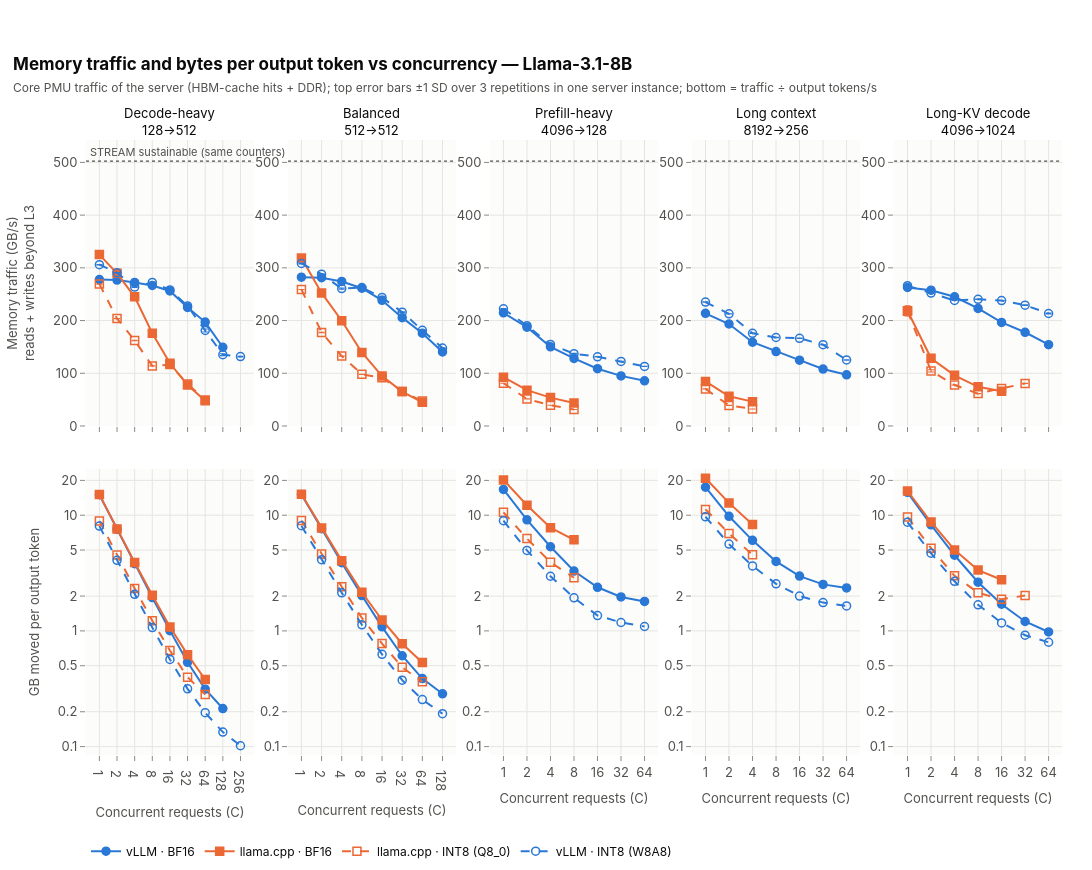

Write notebook code for a chart like this one.
### Code cell
fig = plots.concurrency_grid(pv, [
    plots.Panel("mem_total_gbs_mean", "Memory traffic (GB/s)<br>reads + writes beyond L3", "GB/s", share_y=True, fmt=".0f",
                reference=(memory.stream_ceiling(pts), "STREAM sustainable (same counters)")),
    plots.Panel("bytes_per_output_token_mb_mean", "GB moved per output token", "GB", scale=1e-3, log_y=True, share_y=True,
                error=None, fmt=".2f"),
], title=f"Memory traffic and bytes per output token vs concurrency — {registry.model_label(MODEL)}",
   subtitle="Core PMU traffic of the server (HBM-cache hits + DDR); top error bars ±1 SD over 3 repetitions in one server "
            "instance; bottom = traffic ÷ output tokens/s")
fig.show()
export_figure(fig, "traffic_and_bytes_per_token", source=NOTEBOOK,
              caption="Server memory traffic (top, with the STREAM ceiling) and memory bytes per output token (bottom) vs "
                      "concurrency, 8B. Error bars: ±1 SD over the 3 repetitions of one server instance.")

### Figure 1 — Plotly figure (JSON) as saved in the notebook; plotly's stock layout.template omitted (floating-point values rounded to 4 significant figures)
{"data": [{"customdata": [[0.6282, 3.0], [0.1855, 3.0], [0.1999, 3.0], [0.1582, 3.0], [2.028, 3.0], [1.85, 3.0], [0.4625, 3.0], [0.4019, 3.0]], "error_y": {"array": [0.6282, 0.1855, 0.1999, 0.1582, 2.028, 1.85, 0.4625, 0.4019], "color": "#2a78d6", "thickness": 1.1, "type": "data", "width": 3}, "hovertemplate": "<b>vLLM · BF16</b><br>C = %{x}<br>Memory traffic (GB/s): %{y:.0f} GB/s ± %{customdata[0]:.0f}<br>repetitions: %{customdata[1]}<extra></extra>", "legendgroup": "vllm_bf16", "line": {"color": "#2a78d6", "dash": "solid", "width": 2.0}, "marker": {"color": "#2a78d6", "line": {"color": "#2a78d6", "width": 1.5}, "size": 8, "symbol": "circle"}, "mode": "lines+markers", "name": "vLLM · BF16", "showlegend": true, "type": "scatter", "x": [1, 2, 4, 8, 16, 32, 64, 128], "xaxis": "x", "y": [277.8, 276.8, 272.3, 266.5, 256.2, 224.8, 197.1, 149.4], "yaxis": "y"}, {"customdata": [[0.1718, 3.0], [0.2294, 3.0], [0.06004, 3.0], [0.1626, 3.0], [0.2615, 3.0], [0.1108, 3.0], [0.1004, 3.0]], "error_y": {"array": [0.1718, 0.2294, 0.06004, 0.1626, 0.2615, 0.1108, 0.1004], "color": "#eb6834", "thickness": 1.1, "type": "data", "width": 3}, "hovertemplate": "<b>llama.cpp · BF16</b><br>C = %{x}<br>Memory traffic (GB/s): %{y:.0f} GB/s ± %{customdata[0]:.0f}<br>repetitions: %{customdata[1]}<extra></extra>", "legendgroup": "llama_cpp_bf16", "line": {"color": "#eb6834", "dash": "solid", "width": 2.0}, "marker": {"color": "#eb6834", "line": {"color": "#eb6834", "width": 1.5}, "size": 8, "symbol": "square"}, "mode": "lines+markers", "name": "llama.cpp · BF16", "showlegend": true, "type": "scatter", "x": [1, 2, 4, 8, 16, 32, 64], "xaxis": "x", "y": [325.2, 289.6, 245.0, 175.9, 118.9, 77.62, 47.72], "yaxis": "y"}, {"customdata": [[0.1358, 3.0], [0.1873, 3.0], [0.296, 3.0], [0.1248, 3.0], [0.295, 3.0], [0.05862, 3.0], [0.322, 3.0]], "error_y": {"array": [0.1358, 0.1873, 0.296, 0.1248, 0.295, 0.05862, 0.322], "color": "#eb6834", "thickness": 1.1, "type": "data", "width": 3}, "hovertemplate": "<b>llama.cpp · INT8 (Q8_0)</b><br>C = %{x}<br>Memory traffic (GB/s): %{y:.0f} GB/s ± %{customdata[0]:.0f}<br>repetitions: %{customdata[1]}<extra></extra>", "legendgroup": "llama_cpp_int8", "line": {"color": "#eb6834", "dash": "dash", "width": 2.0}, "marker": {"color": "#eb6834", "line": {"color": "#eb6834", "width": 1.5}, "size": 8, "symbol": "square-open"}, "mode": "lines+markers", "name": "llama.cpp · INT8 (Q8_0)", "showlegend": true, "type": "scatter", "x": [1, 2, 4, 8, 16, 32, 64], "xaxis": "x", "y": [269.3, 203.7, 162.3, 113.9, 116.5, 79.8, 49.22], "yaxis": "y"}, {"customdata": [[0.2707, 3.0], [0.2919, 3.0], [0.474, 3.0], [0.8746, 3.0], [1.613, 3.0], [0.2756, 3.0], [2.96, 3.0], [1.843, 3.0], [0.4187, 3.0]], "error_y": {"array": [0.2707, 0.2919, 0.474, 0.8746, 1.613, 0.2756, 2.96, 1.843, 0.4187], "color": "#2a78d6", "thickness": 1.1, "type": "data", "width": 3}, "hovertemplate": "<b>vLLM · INT8 (W8A8)</b><br>C = %{x}<br>Memory traffic (GB/s): %{y:.0f} GB/s ± %{customdata[0]:.0f}<br>repetitions: %{customdata[1]}<extra></extra>", "legendgroup": "vllm_int8", "line": {"color": "#2a78d6", "dash": "dash", "width": 2.0}, "marker": {"color": "#2a78d6", "line": {"color": "#2a78d6", "width": 1.5}, "size": 8, "symbol": "circle-open"}, "mode": "lines+markers", "name": "vLLM · INT8 (W8A8)", "showlegend": true, "type": "scatter", "x": [1, 2, 4, 8, 16, 32, 64, 128, 256], "xaxis": "x", "y": [305.9, 290.5, 263.5, 272.3, 258.1, 227.7, 181.1, 135.2, 131.6], "yaxis": "y"}, {"customdata": [[0.4717, 3.0], [0.01067, 3.0], [0.1222, 3.0], [0.8275, 3.0], [0.0966, 3.0], [1.82, 3.0], [1.998, 3.0], [0.9607, 3.0]], "error_y": {"array": [0.4717, 0.01067, 0.1222, 0.8275, 0.0966, 1.82, 1.998, 0.9607], "color": "#2a78d6", "thickness": 1.1, "type": "data", "width": 3}, "hovertemplate": "<b>vLLM · BF16</b><br>C = %{x}<br>Memory traffic (GB/s): %{y:.0f} GB/s ± %{customdata[0]:.0f}<br>repetitions: %{customdata[1]}<extra></extra>", "legendgroup": "vllm_bf16", "line": {"color": "#2a78d6", "dash": "solid", "width": 2.0}, "marker": {"color": "#2a78d6", "line": {"color": "#2a78d6", "width": 1.5}, "size": 8, "symbol": "circle"}, "mode": "lines+markers", "name": "vLLM · BF16", "showlegend": false, "type": "scatter", "x": [1, 2, 4, 8, 16, 32, 64, 128], "xaxis": "x2", "y": [282.2, 281.3, 274.1, 261.3, 238.5, 205.5, 176.0, 140.5], "yaxis": "y2"}, {"customdata": [[0.125, 3.0], [0.2642, 3.0], [0.02442, 3.0], [0.1047, 3.0], [0.1181, 3.0], [0.08594, 3.0], [0.03908, 3.0]], "error_y": {"array": [0.125, 0.2642, 0.02442, 0.1047, 0.1181, 0.08594, 0.03908], "color": "#eb6834", "thickness": 1.1, "type": "data", "width": 3}, "hovertemplate": "<b>llama.cpp · BF16</b><br>C = %{x}<br>Memory traffic (GB/s): %{y:.0f} GB/s ± %{customdata[0]:.0f}<br>repetitions: %{customdata[1]}<extra></extra>", "legendgroup": "llama_cpp_bf16", "line": {"color": "#eb6834", "dash": "solid", "width": 2.0}, "marker": {"color": "#eb6834", "line": {"color": "#eb6834", "width": 1.5}, "size": 8, "symbol": "square"}, "mode": "lines+markers", "name": "llama.cpp · BF16", "showlegend": false, "type": "scatter", "x": [1, 2, 4, 8, 16, 32, 64], "xaxis": "x2", "y": [318.6, 252.3, 199.6, 139.4, 94.7, 65.2, 44.8], "yaxis": "y2"}, {"customdata": [[0.01303, 3.0], [0.2986, 3.0], [0.09675, 3.0], [0.09534, 3.0], [0.07741, 3.0], [0.1449, 3.0], [0.05952, 3.0]], "error_y": {"array": [0.01303, 0.2986, 0.09675, 0.09534, 0.07741, 0.1449, 0.05952], "color": "#eb6834", "thickness": 1.1, "type": "data", "width": 3}, "hovertemplate": "<b>llama.cpp · INT8 (Q8_0)</b><br>C = %{x}<br>Memory traffic (GB/s): %{y:.0f} GB/s ± %{customdata[0]:.0f}<br>repetitions: %{customdata[1]}<extra></extra>", "legendgroup": "llama_cpp_int8", "line": {"color": "#eb6834", "dash": "dash", "width": 2.0}, "marker": {"color": "#eb6834", "line": {"color": "#eb6834", "width": 1.5}, "size": 8, "symbol": "square-open"}, "mode": "lines+markers", "name": "llama.cpp · INT8 (Q8_0)", "showlegend": false, "type": "scatter", "x": [1, 2, 4, 8, 16, 32, 64], "xaxis": "x2", "y": [258.8, 177.4, 132.6, 97.95, 91.55, 65.29, 47.27], "yaxis": "y2"}, {"customdata": [[0.9468, 3.0], [0.3273, 3.0], [1.211, 3.0], [1.059, 3.0], [2.104, 3.0], [1.017, 3.0], [0.8486, 3.0], [0.562, 3.0]], "error_y": {"array": [0.9468, 0.3273, 1.211, 1.059, 2.104, 1.017, 0.8486, 0.562], "color": "#2a78d6", "thickness": 1.1, "type": "data", "width": 3}, "hovertemplate": "<b>vLLM · INT8 (W8A8)</b><br>C = %{x}<br>Memory traffic (GB/s): %{y:.0f} GB/s ± %{customdata[0]:.0f}<br>repetitions: %{customdata[1]}<extra></extra>", "legendgroup": "vllm_int8", "line": {"color": "#2a78d6", "dash": "dash", "width": 2.0}, "marker": {"color": "#2a78d6", "line": {"color": "#2a78d6", "width": 1.5}, "size": 8, "symbol": "circle-open"}, "mode": "lines+markers", "name": "vLLM · INT8 (W8A8)", "showlegend": false, "type": "scatter", "x": [1, 2, 4, 8, 16, 32, 64, 128], "xaxis": "x2", "y": [308.3, 288.0, 260.6, 262.7, 243.8, 215.8, 181.6, 147.9], "yaxis": "y2"}, {"customdata": [[0.614, 3.0], [0.1671, 3.0], [1.195, 3.0], [1.444, 3.0], [0.2731, 3.0], [0.1791, 3.0], [0.1164, 3.0]], "error_y": {"array": [0.614, 0.1671, 1.195, 1.444, 0.2731, 0.1791, 0.1164], "color": "#2a78d6", "thickness": 1.1, "type": "data", "width": 3}, "hovertemplate": "<b>vLLM · BF16</b><br>C = %{x}<br>Memory traffic (GB/s): %{y:.0f} GB/s ± %{customdata[0]:.0f}<br>repetitions: %{customdata[1]}<extra></extra>", "legendgroup": "vllm_bf16", "line": {"color": "#2a78d6", "dash": "solid", "width": 2.0}, "marker": {"color": "#2a78d6", "line": {"color": "#2a78d6", "width": 1.5}, "size": 8, "symbol": "circle"}, "mode": "lines+markers", "name": "vLLM · BF16", "showlegend": false, "type": "scatter", "x": [1, 2, 4, 8, 16, 32, 64], "xaxis": "x3", "y": [214.7, 187.3, 150.1, 128.1, 108.7, 95.03, 85.7], "yaxis": "y3"}, {"customdata": [[0.06014, 3.0], [0.0857, 3.0], [0.02686, 3.0], [0.007025, 3.0]], "error_y": {"array": [0.06014, 0.0857, 0.02686, 0.007025], "color": "#eb6834", "thickness": 1.1, "type": "data", "width": 3}, "hovertemplate": "<b>llama.cpp · BF16</b><br>C = %{x}<br>Memory traffic (GB/s): %{y:.0f} GB/s ± %{customdata[0]:.0f}<br>repetitions: %{customdata[1]}<extra></extra>", "legendgroup": "llama_cpp_bf16", "line": {"color": "#eb6834", "dash": "solid", "width": 2.0}, "marker": {"color": "#eb6834", "line": {"color": "#eb6834", "width": 1.5}, "size": 8, "symbol": "square"}, "mode": "lines+markers", "name": "llama.cpp · BF16", "showlegend": false, "type": "scatter", "x": [1, 2, 4, 8], "xaxis": "x3", "y": [92.61, 67.94, 53.8, 43.74], "yaxis": "y3"}, {"customdata": [[0.05817, 3.0], [0.0519, 3.0], [0.117, 3.0], [0.0153, 3.0]], "error_y": {"array": [0.05817, 0.0519, 0.117, 0.0153], "color": "#eb6834", "thickness": 1.1, "type": "data", "width": 3}, "hovertemplate": "<b>llama.cpp · INT8 (Q8_0)</b><br>C = %{x}<br>Memory traffic (GB/s): %{y:.0f} GB/s ± %{customdata[0]:.0f}<br>repetitions: %{customdata[1]}<extra></extra>", "legendgroup": "llama_cpp_int8", "line": {"color": "#eb6834", "dash": "dash", "width": 2.0}, "marker": {"color": "#eb6834", "line": {"color": "#eb6834", "width": 1.5}, "size": 8, "symbol": "square-open"}, "mode": "lines+markers", "name": "llama.cpp · INT8 (Q8_0)", "showlegend": false, "type": "scatter", "x": [1, 2, 4, 8], "xaxis": "x3", "y": [81.1, 51.3, 39.31, 31.37], "yaxis": "y3"}, {"customdata": [[0.5229, 3.0], [1.032, 3.0], [0.9727, 3.0], [0.6368, 3.0], [0.4205, 3.0], [0.5, 3.0], [0.1441, 3.0]], "error_y": {"array": [0.5229, 1.032, 0.9727, 0.6368, 0.4205, 0.5, 0.1441], "color": "#2a78d6", "thickness": 1.1, "type": "data", "width": 3}, "hovertemplate": "<b>vLLM · INT8 (W8A8)</b><br>C = %{x}<br>Memory traffic (GB/s): %{y:.0f} GB/s ± %{customdata[0]:.0f}<br>repetitions: %{customdata[1]}<extra></extra>", "legendgroup": "vllm_int8", "line": {"color": "#2a78d6", "dash": "dash", "width": 2.0}, "marker": {"color": "#2a78d6", "line": {"color": "#2a78d6", "width": 1.5}, "size": 8, "symbol": "circle-open"}, "mode": "lines+markers", "name": "vLLM · INT8 (W8A8)", "showlegend": false, "type": "scatter", "x": [1, 2, 4, 8, 16, 32, 64], "xaxis": "x3", "y": [222.3, 190.3, 154.7, 137.2, 131.3, 122.4, 113.1], "yaxis": "y3"}, {"customdata": [[0.3258, 3.0], [0.3379, 3.0], [0.2882, 3.0], [0.2386, 3.0], [0.08058, 3.0], [0.08283, 3.0], [0.03107, 3.0]], "error_y": {"array": [0.3258, 0.3379, 0.2882, 0.2386, 0.08058, 0.08283, 0.03107], "color": "#2a78d6", "thickness": 1.1, "type": "data", "width": 3}, "hovertemplate": "<b>vLLM · BF16</b><br>C = %{x}<br>Memory traffic (GB/s): %{y:.0f} GB/s ± %{customdata[0]:.0f}<br>repetitions: %{customdata[1]}<extra></extra>", "legendgroup": "vllm_bf16", "line": {"color": "#2a78d6", "dash": "solid", "width": 2.0}, "marker": {"color": "#2a78d6", "line": {"color": "#2a78d6", "width": 1.5}, "size": 8, "symbol": "circle"}, "mode": "lines+markers", "name": "vLLM · BF16", "showlegend": false, "type": "scatter", "x": [1, 2, 4, 8, 16, 32, 64], "xaxis": "x4", "y": [213.7, 193.4, 158.8, 141.2, 124.8, 108.0, 97.07], "yaxis": "y4"}, {"customdata": [[0.06819, 3.0], [0.08432, 3.0], [0.009581, 3.0]], "error_y": {"array": [0.06819, 0.08432, 0.009581], "color": "#eb6834", "thickness": 1.1, "type": "data", "width": 3}, "hovertemplate": "<b>llama.cpp · BF16</b><br>C = %{x}<br>Memory traffic (GB/s): %{y:.0f} GB/s ± %{customdata[0]:.0f}<br>repetitions: %{customdata[1]}<extra></extra>", "legendgroup": "llama_cpp_bf16", "line": {"color": "#eb6834", "dash": "solid", "width": 2.0}, "marker": {"color": "#eb6834", "line": {"color": "#eb6834", "width": 1.5}, "size": 8, "symbol": "square"}, "mode": "lines+markers", "name": "llama.cpp · BF16", "showlegend": false, "type": "scatter", "x": [1, 2, 4], "xaxis": "x4", "y": [84.56, 56.41, 46.19], "yaxis": "y4"}, {"customdata": [[0.09953, 3.0], [0.05252, 3.0], [0.03222, 3.0]], "error_y": {"array": [0.09953, 0.05252, 0.03222], "color": "#eb6834", "thickness": 1.1, "type": "data", "width": 3}, "hovertemplate": "<b>llama.cpp · INT8 (Q8_0)</b><br>C = %{x}<br>Memory traffic (GB/s): %{y:.0f} GB/s ± %{customdata[0]:.0f}<br>repetitions: %{customdata[1]}<extra></extra>", "legendgroup": "llama_cpp_int8", "line": {"color": "#eb6834", "dash": "dash", "width": 2.0}, "marker": {"color": "#eb6834", "line": {"color": "#eb6834", "width": 1.5}, "size": 8, "symbol": "square-open"}, "mode": "lines+markers", "name": "llama.cpp · INT8 (Q8_0)", "showlegend": false, "type": "scatter", "x": [1, 2, 4], "xaxis": "x4", "y": [70.3, 39.0, 32.31], "yaxis": "y4"}, {"customdata": [[0.3853, 3.0], [0.1494, 3.0], [0.2391, 3.0], [0.5803, 3.0], [0.235, 3.0], [0.01637, 3.0], [0.5051, 3.0]], "error_y": {"array": [0.3853, 0.1494, 0.2391, 0.5803, 0.235, 0.01637, 0.5051], "color": "#2a78d6", "thickness": 1.1, "type": "data", "width": 3}, "hovertemplate": "<b>vLLM · INT8 (W8A8)</b><br>C = %{x}<br>Memory traffic (GB/s): %{y:.0f} GB/s ± %{customdata[0]:.0f}<br>repetitions: %{customdata[1]}<extra></extra>", "legendgroup": "vllm_int8", "line": {"color": "#2a78d6", "dash": "dash", "width": 2.0}, "marker": {"color": "#2a78d6", "line": {"color": "#2a78d6", "width": 1.5}, "size": 8, "symbol": "circle-open"}, "mode": "lines+markers", "name": "vLLM · INT8 (W8A8)", "showlegend": false, "type": "scatter", "x": [1, 2, 4, 8, 16, 32, 64], "xaxis": "x4", "y": [235.1, 212.7, 175.8, 167.9, 166.4, 154.1, 125.2], "yaxis": "y4"}, {"customdata": [[0.1435, 3.0], [0.2108, 3.0], [0.209, 3.0], [0.2123, 3.0], [0.5037, 3.0], [0.385, 3.0], [0.9444, 3.0]], "error_y": {"array": [0.1435, 0.2108, 0.209, 0.2123, 0.5037, 0.385, 0.9444], "color": "#2a78d6", "thickness": 1.1, "type": "data", "width": 3}, "hovertemplate": "<b>vLLM · BF16</b><br>C = %{x}<br>Memory traffic (GB/s): %{y:.0f} GB/s ± %{customdata[0]:.0f}<br>repetitions: %{customdata[1]}<extra></extra>", "legendgroup": "vllm_bf16", "line": {"color": "#2a78d6", "dash": "solid", "width": 2.0}, "marker": {"color": "#2a78d6", "line": {"color": "#2a78d6", "width": 1.5}, "size": 8, "symbol": "circle"}, "mode": "lines+markers", "name": "vLLM · BF16", "showlegend": false, "type": "scatter", "x": [1, 2, 4, 8, 16, 32, 64], "xaxis": "x5", "y": [262.7, 257.6, 245.1, 223.1, 196.4, 177.8, 154.3], "yaxis": "y5"}, {"customdata": [[9.606, 3.0], [0.1902, 3.0], [2.799, 3.0], [0.7221, 3.0], [0.6026, 3.0]], "error_y": {"array": [9.606, 0.1902, 2.799, 0.7221, 0.6026], "color": "#eb6834", "thickness": 1.1, "type": "data", "width": 3}, "hovertemplate": "<b>llama.cpp · BF16</b><br>C = %{x}<br>Memory traffic (GB/s): %{y:.0f} GB/s ± %{customdata[0]:.0f}<br>repetitions: %{customdata[1]}<extra></extra>", "legendgroup": "llama_cpp_bf16", "line": {"color": "#eb6834", "dash": "solid", "width": 2.0}, "marker": {"color": "#eb6834", "line": {"color": "#eb6834", "width": 1.5}, "size": 8, "symbol": "square"}, "mode": "lines+markers", "name": "llama.cpp · BF16", "showlegend": false, "type": "scatter", "x": [1, 2, 4, 8, 16], "xaxis": "x5", "y": [218.5, 128.4, 96.08, 74.24, 65.89], "yaxis": "y5"}, {"customdata": [[0.2399, 3.0], [2.032, 3.0], [0.02699, 3.0], [0.03281, 3.0], [0.1656, 3.0], [0.03011, 3.0]], "error_y": {"array": [0.2399, 2.032, 0.02699, 0.03281, 0.1656, 0.03011], "color": "#eb6834", "thickness": 1.1, "type": "data", "width": 3}, "hovertemplate": "<b>llama.cpp · INT8 (Q8_0)</b><br>C = %{x}<br>Memory traffic (GB/s): %{y:.0f} GB/s ± %{customdata[0]:.0f}<br>repetitions: %{customdata[1]}<extra></extra>", "legendgroup": "llama_cpp_int8", "line": {"color": "#eb6834", "dash": "dash", "width": 2.0}, "marker": {"color": "#eb6834", "line": {"color": "#eb6834", "width": 1.5}, "size": 8, "symbol": "square-open"}, "mode": "lines+markers", "name": "llama.cpp · INT8 (Q8_0)", "showlegend": false, "type": "scatter", "x": [1, 2, 4, 8, 16, 32], "xaxis": "x5", "y": [217.9, 104.5, 77.65, 61.38, 71.31, 80.75], "yaxis": "y5"}, {"customdata": [[0.04366, 3.0], [0.3366, 3.0], [0.0562, 3.0], [0.4279, 3.0], [0.08734, 3.0], [0.552, 3.0], [0.7287, 3.0]], "error_y": {"array": [0.04366, 0.3366, 0.0562, 0.4279, 0.08734, 0.552, 0.7287], "color": "#2a78d6", "thickness": 1.1, "type": "data", "width": 3}, "hovertemplate": "<b>vLLM · INT8 (W8A8)</b><br>C = %{x}<br>Memory traffic (GB/s): %{y:.0f} GB/s ± %{customdata[0]:.0f}<br>repetitions: %{customdata[1]}<extra></extra>", "legendgroup": "vllm_int8", "line": {"color": "#2a78d6", "dash": "dash", "width": 2.0}, "marker": {"color": "#2a78d6", "line": {"color": "#2a78d6", "width": 1.5}, "size": 8, "symbol": "circle-open"}, "mode": "lines+markers", "name": "vLLM · INT8 (W8A8)", "showlegend": false, "type": "scatter", "x": [1, 2, 4, 8, 16, 32, 64], "xaxis": "x5", "y": [266.2, 252.1, 238.1, 240.4, 238.0, 229.1, 213.4], "yaxis": "y5"}, {"customdata": [[null, 3.0], [null, 3.0], [null, 3.0], [null, 3.0], [null, 3.0], [null, 3.0], [null, 3.0], [null, 3.0]], "hovertemplate": "<b>vLLM · BF16</b><br>C = %{x}<br>GB moved per output token: %{y:.2f} GB<br>repetitions: %{customdata[1]}<extra></extra>", "legendgroup": "vllm_bf16", "line": {"color": "#2a78d6", "dash": "solid", "width": 2.0}, "marker": {"color": "#2a78d6", "line": {"color": "#2a78d6", "width": 1.5}, "size": 8, "symbol": "circle"}, "mode": "lines+markers", "name": "vLLM · BF16", "showlegend": false, "type": "scatter", "x": [1, 2, 4, 8, 16, 32, 64, 128], "xaxis": "x6", "y": [15.03, 7.567, 3.815, 1.942, 1.005, 0.5352, 0.3137, 0.2133], "yaxis": "y6"}, {"customdata": [[null, 3.0], [null, 3.0], [null, 3.0], [null, 3.0], [null, 3.0], [null, 3.0], [null, 3.0]], "hovertemplate": "<b>llama.cpp · BF16</b><br>C = %{x}<br>GB moved per output token: %{y:.2f} GB<br>repetitions: %{customdata[1]}<extra></extra>", "legendgroup": "llama_cpp_bf16", "line": {"color": "#eb6834", "dash": "solid", "width": 2.0}, "marker": {"color": "#eb6834", "line": {"color": "#eb6834", "width": 1.5}, "size": 8, "symbol": "square"}, "mode": "lines+markers", "name": "llama.cpp · BF16", "showlegend": false, "type": "scatter", "x": [1, 2, 4, 8, 16, 32, 64], "xaxis": "x6", "y": [15.07, 7.606, 3.902, 2.031, 1.082, 0.6235, 0.3804], "yaxis": "y6"}, {"customdata": [[null, 3.0], [null, 3.0], [null, 3.0], [null, 3.0], [null, 3.0], [null, 3.0], [null, 3.0]], "hovertemplate": "<b>llama.cpp · INT8 (Q8_0)</b><br>C = %{x}<br>GB moved per output token: %{y:.2f} GB<br>repetitions: %{customdata[1]}<extra></extra>", "legendgroup": "llama_cpp_int8", "line": {"color": "#eb6834", "dash": "dash", "width": 2.0}, "marker": {"color": "#eb6834", "line": {"color": "#eb6834", "width": 1.5}, "size": 8, "symbol": "square-open"}, "mode": "lines+markers", "name": "llama.cpp · INT8 (Q8_0)", "showlegend": false, "type": "scatter", "x": [1, 2, 4, 8, 16, 32, 64], "xaxis": "x6", "y": [8.916, 4.529, 2.329, 1.226, 0.6778, 0.398, 0.2817], "yaxis": "y6"}, {"customdata": [[null, 3.0], [null, 3.0], [null, 3.0], [null, 3.0], [null, 3.0], [null, 3.0], [null, 3.0], [null, 3.0], [null, 3.0]], "hovertemplate": "<b>vLLM · INT8 (W8A8)</b><br>C = %{x}<br>GB moved per output token: %{y:.2f} GB<br>repetitions: %{customdata[1]}<extra></extra>", "legendgroup": "vllm_int8", "line": {"color": "#2a78d6", "dash": "dash", "width": 2.0}, "marker": {"color": "#2a78d6", "line": {"color": "#2a78d6", "width": 1.5}, "size": 8, "symbol": "circle-open"}, "mode": "lines+markers", "name": "vLLM · INT8 (W8A8)", "showlegend": false, "type": "scatter", "x": [1, 2, 4, 8, 16, 32, 64, 128, 256], "xaxis": "x6", "y": [8.048, 4.073, 2.07, 1.069, 0.5671, 0.3157, 0.1963, 0.1335, 0.1017], "yaxis": "y6"}, {"customdata": [[null, 3.0], [null, 3.0], [null, 3.0], [null, 3.0], [null, 3.0], [null, 3.0], [null, 3.0], [null, 3.0]], "hovertemplate": "<b>vLLM · BF16</b><br>C = %{x}<br>GB moved per output token: %{y:.2f} GB<br>repetitions: %{customdata[1]}<extra></extra>", "legendgroup": "vllm_bf16", "line": {"color": "#2a78d6", "dash": "solid", "width": 2.0}, "marker": {"color": "#2a78d6", "line": {"color": "#2a78d6", "width": 1.5}, "size": 8, "symbol": "circle"}, "mode": "lines+markers", "name": "vLLM · BF16", "showlegend": false, "type": "scatter", "x": [1, 2, 4, 8, 16, 32, 64, 128], "xaxis": "x7", "y": [15.11, 7.637, 3.889, 2.02, 1.084, 0.6098, 0.3871, 0.286], "yaxis": "y7"}, {"customdata": [[null, 3.0], [null, 3.0], [null, 3.0], [null, 3.0], [null, 3.0], [null, 3.0], [null, 3.0]], "hovertemplate": "<b>llama.cpp · BF16</b><br>C = %{x}<br>GB moved per output token: %{y:.2f} GB<br>repetitions: %{customdata[1]}<extra></extra>", "legendgroup": "llama_cpp_bf16", "line": {"color": "#eb6834", "dash": "solid", "width": 2.0}, "marker": {"color": "#eb6834", "line": {"color": "#eb6834", "width": 1.5}, "size": 8, "symbol": "square"}, "mode": "lines+markers", "name": "llama.cpp · BF16", "showlegend": false, "type": "scatter", "x": [1, 2, 4, 8, 16, 32, 64], "xaxis": "x7", "y": [15.2, 7.766, 4.049, 2.157, 1.243, 0.7752, 0.5334], "yaxis": "y7"}, {"customdata": [[null, 3.0], [null, 3.0], [null, 3.0], [null, 3.0], [null, 3.0], [null, 3.0], [null, 3.0]], "hovertemplate": "<b>llama.cpp · INT8 (Q8_0)</b><br>C = %{x}<br>GB moved per output token: %{y:.2f} GB<br>repetitions: %{customdata[1]}<extra></extra>", "legendgroup": "llama_cpp_int8", "line": {"color": "#eb6834", "dash": "dash", "width": 2.0}, "marker": {"color": "#eb6834", "line": {"color": "#eb6834", "width": 1.5}, "size": 8, "symbol": "square-open"}, "mode": "lines+markers", "name": "llama.cpp · INT8 (Q8_0)", "showlegend": false, "type": "scatter", "x": [1, 2, 4, 8, 16, 32, 64], "xaxis": "x7", "y": [9.009, 4.618, 2.411, 1.294, 0.7769, 0.4845, 0.3629], "yaxis": "y7"}, {"customdata": [[null, 3.0], [null, 3.0], [null, 3.0], [null, 3.0], [null, 3.0], [null, 3.0], [null, 3.0], [null, 3.0]], "hovertemplate": "<b>vLLM · INT8 (W8A8)</b><br>C = %{x}<br>GB moved per output token: %{y:.2f} GB<br>repetitions: %{customdata[1]}<extra></extra>", "legendgroup": "vllm_int8", "line": {"color": "#2a78d6", "dash": "dash", "width": 2.0}, "marker": {"color": "#2a78d6", "line": {"color": "#2a78d6", "width": 1.5}, "size": 8, "symbol": "circle-open"}, "mode": "lines+markers", "name": "vLLM · INT8 (W8A8)", "showlegend": false, "type": "scatter", "x": [1, 2, 4, 8, 16, 32, 64, 128], "xaxis": "x7", "y": [8.107, 4.132, 2.133, 1.129, 0.6275, 0.3751, 0.2549, 0.1924], "yaxis": "y7"}, {"customdata": [[null, 3.0], [null, 3.0], [null, 3.0], [null, 3.0], [null, 3.0], [null, 3.0], [null, 3.0]], "hovertemplate": "<b>vLLM · BF16</b><br>C = %{x}<br>GB moved per output token: %{y:.2f} GB<br>repetitions: %{customdata[1]}<extra></extra>", "legendgroup": "vllm_bf16", "line": {"color": "#2a78d6", "dash": "solid", "width": 2.0}, "marker": {"color": "#2a78d6", "line": {"color": "#2a78d6", "width": 1.5}, "size": 8, "symbol": "circle"}, "mode": "lines+markers", "name": "vLLM · BF16", "showlegend": false, "type": "scatter", "x": [1, 2, 4, 8, 16, 32, 64], "xaxis": "x8", "y": [16.72, 9.116, 5.339, 3.292, 2.382, 1.967, 1.798], "yaxis": "y8"}, {"customdata": [[null, 3.0], [null, 3.0], [null, 3.0], [null, 3.0]], "hovertemplate": "<b>llama.cpp · BF16</b><br>C = %{x}<br>GB moved per output token: %{y:.2f} GB<br>repetitions: %{customdata[1]}<extra></extra>", "legendgroup": "llama_cpp_bf16", "line": {"color": "#eb6834", "dash": "solid", "width": 2.0}, "marker": {"color": "#eb6834", "line": {"color": "#eb6834", "width": 1.5}, "size": 8, "symbol": "square"}, "mode": "lines+markers", "name": "llama.cpp · BF16", "showlegend": false, "type": "scatter", "x": [1, 2, 4, 8], "xaxis": "x8", "y": [20.18, 12.21, 7.8, 6.134], "yaxis": "y8"}, {"customdata": [[null, 3.0], [null, 3.0], [null, 3.0], [null, 3.0]], "hovertemplate": "<b>llama.cpp · INT8 (Q8_0)</b><br>C = %{x}<br>GB moved per output token: %{y:.2f} GB<br>repetitions: %{customdata[1]}<extra></extra>", "legendgroup": "llama_cpp_int8", "line": {"color": "#eb6834", "dash": "dash", "width": 2.0}, "marker": {"color": "#eb6834", "line": {"color": "#eb6834", "width": 1.5}, "size": 8, "symbol": "square-open"}, "mode": "lines+markers", "name": "llama.cpp · INT8 (Q8_0)", "showlegend": false, "type": "scatter", "x": [1, 2, 4, 8], "xaxis": "x8", "y": [10.59, 6.278, 3.92, 2.881], "yaxis": "y8"}, {"customdata": [[null, 3.0], [null, 3.0], [null, 3.0], [null, 3.0], [null, 3.0], [null, 3.0], [null, 3.0]], "hovertemplate": "<b>vLLM · INT8 (W8A8)</b><br>C = %{x}<br>GB moved per output token: %{y:.2f} GB<br>repetitions: %{customdata[1]}<extra></extra>", "legendgroup": "vllm_int8", "line": {"color": "#2a78d6", "dash": "dash", "width": 2.0}, "marker": {"color": "#2a78d6", "line": {"color": "#2a78d6", "width": 1.5}, "size": 8, "symbol": "circle-open"}, "mode": "lines+markers", "name": "vLLM · INT8 (W8A8)", "showlegend": false, "type": "scatter", "x": [1, 2, 4, 8, 16, 32, 64], "xaxis": "x8", "y": [8.962, 4.964, 2.967, 1.932, 1.358, 1.182, 1.091], "yaxis": "y8"}, {"customdata": [[null, 3.0], [null, 3.0], [null, 3.0], [null, 3.0], [null, 3.0], [null, 3.0], [null, 3.0]], "hovertemplate": "<b>vLLM · BF16</b><br>C = %{x}<br>GB moved per output token: %{y:.2f} GB<br>repetitions: %{customdata[1]}<extra></extra>", "legendgroup": "vllm_bf16", "line": {"color": "#2a78d6", "dash": "solid", "width": 2.0}, "marker": {"color": "#2a78d6", "line": {"color": "#2a78d6", "width": 1.5}, "size": 8, "symbol": "circle"}, "mode": "lines+markers", "name": "vLLM · BF16", "showlegend": false, "type": "scatter", "x": [1, 2, 4, 8, 16, 32, 64], "xaxis": "x9", "y": [17.46, 9.783, 6.062, 3.99, 2.976, 2.524, 2.352], "yaxis": "y9"}, {"customdata": [[null, 3.0], [null, 3.0], [null, 3.0]], "hovertemplate": "<b>llama.cpp · BF16</b><br>C = %{x}<br>GB moved per output token: %{y:.2f} GB<br>repetitions: %{customdata[1]}<extra></extra>", "legendgroup": "llama_cpp_bf16", "line": {"color": "#eb6834", "dash": "solid", "width": 2.0}, "marker": {"color": "#eb6834", "line": {"color": "#eb6834", "width": 1.5}, "size": 8, "symbol": "square"}, "mode": "lines+markers", "name": "llama.cpp · BF16", "showlegend": false, "type": "scatter", "x": [1, 2, 4], "xaxis": "x9", "y": [20.85, 12.78, 8.306], "yaxis": "y9"}, {"customdata": [[null, 3.0], [null, 3.0], [null, 3.0]], "hovertemplate": "<b>llama.cpp · INT8 (Q8_0)</b><br>C = %{x}<br>GB moved per output token: %{y:.2f} GB<br>repetitions: %{customdata[1]}<extra></extra>", "legendgroup": "llama_cpp_int8", "line": {"color": "#eb6834", "dash": "dash", "width": 2.0}, "marker": {"color": "#eb6834", "line": {"color": "#eb6834", "width": 1.5}, "size": 8, "symbol": "square-open"}, "mode": "lines+markers", "name": "llama.cpp · INT8 (Q8_0)", "showlegend": false, "type": "scatter", "x": [1, 2, 4], "xaxis": "x9", "y": [11.23, 6.947, 4.548], "yaxis": "y9"}, {"customdata": [[null, 3.0], [null, 3.0], [null, 3.0], [null, 3.0], [null, 3.0], [null, 3.0], [null, 3.0]], "hovertemplate": "<b>vLLM · INT8 (W8A8)</b><br>C = %{x}<br>GB moved per output token: %{y:.2f} GB<br>repetitions: %{customdata[1]}<extra></extra>", "legendgroup": "vllm_int8", "line": {"color": "#2a78d6", "dash": "dash", "width": 2.0}, "marker": {"color": "#2a78d6", "line": {"color": "#2a78d6", "width": 1.5}, "size": 8, "symbol": "circle-open"}, "mode": "lines+markers", "name": "vLLM · INT8 (W8A8)", "showlegend": false, "type": "scatter", "x": [1, 2, 4, 8, 16, 32, 64], "xaxis": "x9", "y": [9.692, 5.625, 3.647, 2.554, 2.001, 1.756, 1.643], "yaxis": "y9"}, {"customdata": [[null, 3.0], [null, 3.0], [null, 3.0], [null, 3.0], [null, 3.0], [null, 3.0], [null, 3.0]], "hovertemplate": "<b>vLLM · BF16</b><br>C = %{x}<br>GB moved per output token: %{y:.2f} GB<br>repetitions: %{customdata[1]}<extra></extra>", "legendgroup": "vllm_bf16", "line": {"color": "#2a78d6", "dash": "solid", "width": 2.0}, "marker": {"color": "#2a78d6", "line": {"color": "#2a78d6", "width": 1.5}, "size": 8, "symbol": "circle"}, "mode": "lines+markers", "name": "vLLM · BF16", "showlegend": false, "type": "scatter", "x": [1, 2, 4, 8, 16, 32, 64], "xaxis": "x10", "y": [15.76, 8.258, 4.507, 2.637, 1.7, 1.206, 0.9788], "yaxis": "y10"}, {"customdata": [[null, 3.0], [null, 3.0], [null, 3.0], [null, 3.0], [null, 3.0]], "hovertemplate": "<b>llama.cpp · BF16</b><br>C = %{x}<br>GB moved per output token: %{y:.2f} GB<br>repetitions: %{customdata[1]}<extra></extra>", "legendgroup": "llama_cpp_bf16", "line": {"color": "#eb6834", "dash": "solid", "width": 2.0}, "marker": {"color": "#eb6834", "line": {"color": "#eb6834", "width": 1.5}, "size": 8, "symbol": "square"}, "mode": "lines+markers", "name": "llama.cpp · BF16", "showlegend": false, "type": "scatter", "x": [1, 2, 4, 8, 16], "xaxis": "x10", "y": [16.18, 8.738, 5.012, 3.357, 2.767], "yaxis": "y10"}, {"customdata": [[null, 3.0], [null, 3.0], [null, 3.0], [null, 3.0], [null, 3.0], [null, 3.0]], "hovertemplate": "<b>llama.cpp · INT8 (Q8_0)</b><br>C = %{x}<br>GB moved per output token: %{y:.2f} GB<br>repetitions: %{customdata[1]}<extra></extra>", "legendgroup": "llama_cpp_int8", "line": {"color": "#eb6834", "dash": "dash", "width": 2.0}, "marker": {"color": "#eb6834", "line": {"color": "#eb6834", "width": 1.5}, "size": 8, "symbol": "square-open"}, "mode": "lines+markers", "name": "llama.cpp · INT8 (Q8_0)", "showlegend": false, "type": "scatter", "x": [1, 2, 4, 8, 16, 32], "xaxis": "x10", "y": [9.631, 5.194, 2.991, 2.137, 1.874, 2.023], "yaxis": "y10"}, {"customdata": [[null, 3.0], [null, 3.0], [null, 3.0], [null, 3.0], [null, 3.0], [null, 3.0], [null, 3.0]], "hovertemplate": "<b>vLLM · INT8 (W8A8)</b><br>C = %{x}<br>GB moved per output token: %{y:.2f} GB<br>repetitions: %{customdata[1]}<extra></extra>", "legendgroup": "vllm_int8", "line": {"color": "#2a78d6", "dash": "dash", "width": 2.0}, "marker": {"color": "#2a78d6", "line": {"color": "#2a78d6", "width": 1.5}, "size": 8, "symbol": "circle-open"}, "mode": "lines+markers", "name": "vLLM · INT8 (W8A8)", "showlegend": false, "type": "scatter", "x": [1, 2, 4, 8, 16, 32, 64], "xaxis": "x10", "y": [8.698, 4.688, 2.683, 1.679, 1.172, 0.9179, 0.7979], "yaxis": "y10"}], "layout": {"annotations": [{"font": {"color": "#0b0b0b", "size": 13}, "showarrow": false, "text": "Decode-heavy<br>128→512", "x": 0.086, "xanchor": "center", "xref": "paper", "y": 1.0, "yanchor": "bottom", "yref": "paper"}, {"font": {"color": "#0b0b0b", "size": 13}, "showarrow": false, "text": "Balanced<br>512→512", "x": 0.293, "xanchor": "center", "xref": "paper", "y": 1.0, "yanchor": "bottom", "yref": "paper"}, {"font": {"color": "#0b0b0b", "size": 13}, "showarrow": false, "text": "Prefill-heavy<br>4096→128", "x": 0.5, "xanchor": "center", "xref": "paper", "y": 1.0, "yanchor": "bottom", "yref": "paper"}, {"font": {"color": "#0b0b0b", "size": 13}, "showarrow": false, "text": "Long context<br>8192→256", "x": 0.707, "xanchor": "center", "xref": "paper", "y": 1.0, "yanchor": "bottom", "yref": "paper"}, {"font": {"color": "#0b0b0b", "size": 13}, "showarrow": false, "text": "Long-KV decode<br>4096→1024", "x": 0.914, "xanchor": "center", "xref": "paper", "y": 1.0, "yanchor": "bottom", "yref": "paper"}, {"font": {"color": "#52514e", "size": 11}, "showarrow": false, "text": "STREAM sustainable (same counters)", "x": 0.01, "xanchor": "left", "xref": "x domain", "y": 502.3, "yanchor": "bottom", "yref": "y"}], "height": 870, "shapes": [{"line": {"color": "#52514e", "dash": "dot", "width": 1.3}, "type": "line", "x0": 0, "x1": 1, "xref": "x domain", "y0": 502.3, "y1": 502.3, "yref": "y"}, {"line": {"color": "#52514e", "dash": "dot", "width": 1.3}, "type": "line", "x0": 0, "x1": 1, "xref": "x2 domain", "y0": 502.3, "y1": 502.3, "yref": "y2"}, {"line": {"color": "#52514e", "dash": "dot", "width": 1.3}, "type": "line", "x0": 0, "x1": 1, "xref": "x3 domain", "y0": 502.3, "y1": 502.3, "yref": "y3"}, {"line": {"color": "#52514e", "dash": "dot", "width": 1.3}, "type": "line", "x0": 0, "x1": 1, "xref": "x4 domain", "y0": 502.3, "y1": 502.3, "yref": "y4"}, {"line": {"color": "#52514e", "dash": "dot", "width": 1.3}, "type": "line", "x0": 0, "x1": 1, "xref": "x5 domain", "y0": 502.3, "y1": 502.3, "yref": "y5"}], "title": {"text": "<b>Memory traffic and bytes per output token vs concurrency — Llama-3.1-8B</b><br><span style='font-size:12px;color:#52514e'>Core PMU traffic of the server (HBM-cache hits + DDR); top error bars ±1 SD over 3 repetitions in one server instance; bottom = traffic ÷ output tokens/s</span>"}, "width": 1100, "xaxis": {"anchor": "y", "domain": [0.0, 0.172], "matches": "x6", "showticklabels": false, "ticktext": ["1", "2", "4", "8", "16", "32", "64", "128", "256"], "tickvals": [1, 2, 4, 8, 16, 32, 64, 128, 256], "type": "log"}, "xaxis10": {"anchor": "y10", "domain": [0.828, 1.0], "ticktext": ["1", "2", "4", "8", "16", "32", "64", "128", "256"], "tickvals": [1, 2, 4, 8, 16, 32, 64, 128, 256], "title": {"text": "Concurrent requests (C)"}, "type": "log"}, "xaxis2": {"anchor": "y2", "domain": [0.207, 0.379], "matches": "x7", "showticklabels": false, "ticktext": ["1", "2", "4", "8", "16", "32", "64", "128", "256"], "tickvals": [1, 2, 4, 8, 16, 32, 64, 128, 256], "type": "log"}, "xaxis3": {"anchor": "y3", "domain": [0.414, 0.586], "matches": "x8", "showticklabels": false, "ticktext": ["1", "2", "4", "8", "16", "32", "64", "128", "256"], "tickvals": [1, 2, 4, 8, 16, 32, 64, 128, 256], "type": "log"}, "xaxis4": {"anchor": "y4", "domain": [0.621, 0.793], "matches": "x9", "showticklabels": false, "ticktext": ["1", "2", "4", "8", "16", "32", "64", "128", "256"], "tickvals": [1, 2, 4, 8, 16, 32, 64, 128, 256], "type": "log"}, "xaxis5": {"anchor": "y5", "domain": [0.828, 1.0], "matches": "x10", "showticklabels": false, "ticktext": ["1", "2", "4", "8", "16", "32", "64", "128", "256"], "tickvals": [1, 2, 4, 8, 16, 32, 64, 128, 256], "type": "log"}, "xaxis6": {"anchor": "y6", "domain": [0.0, 0.172], "ticktext": ["1", "2", "4", "8", "16", "32", "64", "128", "256"], "tickvals": [1, 2, 4, 8, 16, 32, 64, 128, 256], "title": {"text": "Concurrent requests (C)"}, "type": "log"}, "xaxis7": {"anchor": "y7", "domain": [0.207, 0.379], "ticktext": ["1", "2", "4", "8", "16", "32", "64", "128", "256"], "tickvals": [1, 2, 4, 8, 16, 32, 64, 128, 256], "title": {"text": "Concurrent requests (C)"}, "type": "log"}, "xaxis8": {"anchor": "y8", "domain": [0.414, 0.586], "ticktext": ["1", "2", "4", "8", "16", "32", "64", "128", "256"], "tickvals": [1, 2, 4, 8, 16, 32, 64, 128, 256], "title": {"text": "Concurrent requests (C)"}, "type": "log"}, "xaxis9": {"anchor": "y9", "domain": [0.621, 0.793], "ticktext": ["1", "2", "4", "8", "16", "32", "64", "128", "256"], "tickvals": [1, 2, 4, 8, 16, 32, 64, 128, 256], "title": {"text": "Concurrent requests (C)"}, "type": "log"}, "yaxis": {"anchor": "x", "domain": [0.535, 1.0], "range": [0, 542.5], "rangemode": "tozero", "title": {"text": "Memory traffic (GB/s)<br>reads + writes beyond L3"}, "type": "linear"}, "yaxis10": {"anchor": "x10", "domain": [0.0, 0.465], "range": [-1.073, 1.399], "ticktext": ["0.1", "0.2", "0.5", "1", "2", "5", "10", "20"], "tickvals": [0.1, 0.2, 0.5, 1, 2, 5, 10, 20], "type": "log"}, "yaxis2": {"anchor": "x2", "domain": [0.535, 1.0], "range": [0, 542.5], "rangemode": "tozero", "type": "linear"}, "yaxis3": {"anchor": "x3", "domain": [0.535, 1.0], "range": [0, 542.5], "rangemode": "tozero", "type": "linear"}, "yaxis4": {"anchor": "x4", "domain": [0.535, 1.0], "range": [0, 542.5], "rangemode": "tozero", "type": "linear"}, "yaxis5": {"anchor": "x5", "domain": [0.535, 1.0], "range": [0, 542.5], "rangemode": "tozero", "type": "linear"}, "yaxis6": {"anchor": "x6", "domain": [0.0, 0.465], "range": [-1.073, 1.399], "ticktext": ["0.1", "0.2", "0.5", "1", "2", "5", "10", "20"], "tickvals": [0.1, 0.2, 0.5, 1, 2, 5, 10, 20], "title": {"text": "GB moved per output token"}, "type": "log"}, "yaxis7": {"anchor": "x7", "domain": [0.0, 0.465], "range": [-1.073, 1.399], "ticktext": ["0.1", "0.2", "0.5", "1", "2", "5", "10", "20"], "tickvals": [0.1, 0.2, 0.5, 1, 2, 5, 10, 20], "type": "log"}, "yaxis8": {"anchor": "x8", "domain": [0.0, 0.465], "range": [-1.073, 1.399], "ticktext": ["0.1", "0.2", "0.5", "1", "2", "5", "10", "20"], "tickvals": [0.1, 0.2, 0.5, 1, 2, 5, 10, 20], "type": "log"}, "yaxis9": {"anchor": "x9", "domain": [0.0, 0.465], "range": [-1.073, 1.399], "ticktext": ["0.1", "0.2", "0.5", "1", "2", "5", "10", "20"], "tickvals": [0.1, 0.2, 0.5, 1, 2, 5, 10, 20], "type": "log"}}}
